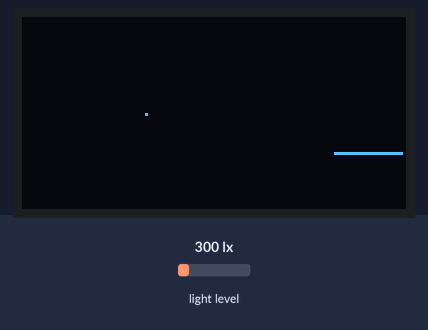
This program was run on a simulated MicroPython board. Shown: 128×64 one-colour display. The test bench sets the inputs (shaded band); at power-on: light level 300 lx. The OLED is the two-colour kind (top 16 rows yellow); library files of the repository ran but are not shown: ssd1306.py.

Above: at 1.2 s.
1.3 s: light level set to 40 lx
At 1.63 s:
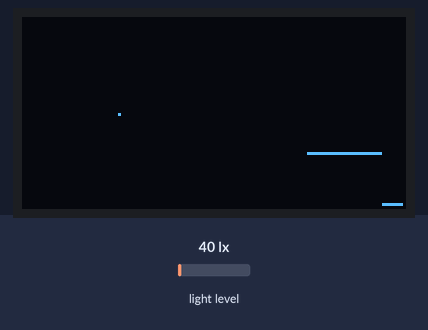
2.9 s: light level set to 500 lx
At 2.95 s:
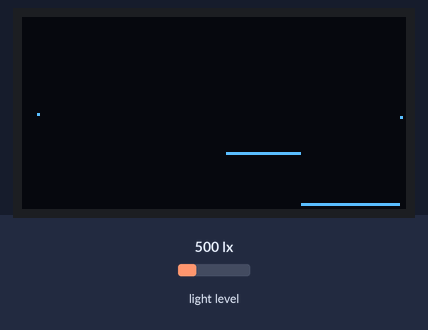
4.4 s: light level set to 1000 lx
At 11.6 s:
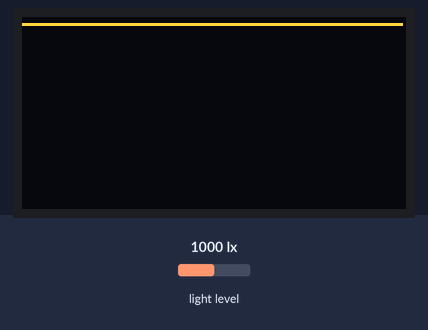

The program:

ssd1306_plot.py
```python
from machine import Pin, SoftI2C, UART, ADC

from ssd1306_tools import SSD1306_I2C_MODIFIED
from bh1750 import BH1750

#init adc
switchbtn = ADC(Pin(12))
ADC_MAX = 4096

#init ssd1306 with i2c
oled_width = 128
oled_height = 64
i2c1 = SoftI2C(scl=Pin(10), sda=Pin(11))
oled = SSD1306_I2C_MODIFIED(oled_width, oled_height, i2c1)

#init bh1750 with i2c
i2c2 = SoftI2C(scl=Pin(1), sda=Pin(2))
s = BH1750(i2c2)

ADCtransfer = oled_height / ADC_MAX
BHtransfer = oled_height / 1024


oled.fill(0)
oled.pixel(64,32,5)
oled.show()

while True:
    #y = oled_height - round(switchbtn.read() * ADCtransfer)
    y = oled_height - round(s.luminance(BH1750.CONT_LOWRES) * BHtransfer)
    oled.pixel(127,y,5)
    #oled.pixel(127,y-1,5)
    #oled.pixel(127,y+1,5)
    oled.scroll(-1,0)
    oled.pixel(127,y,0)
    #oled.pixel(127,y-1,0)
    #oled.pixel(127,y+1,0)
    oled.show()
```

ssd1306_tools.py
```python
import ssd1306


class SSD1306_I2C_MODIFIED(ssd1306.SSD1306_I2C):

    def __init__(self, oled_width, oled_height, i2c, text_width=8, line_height=10, line_height_with_margin=12):
        self.tw = text_width
        self.lh = line_height
        self.lh_margin = line_height_with_margin
        super().__init__(oled_width, oled_height, i2c)

    def get_horizontal_align_center(self, textcount:int):
        return int((self.width - textcount * self.tw) / 2)

    def text_center(self, context:string, y_position:int):
        self.text(context, self.get_horizontal_align_center(len(context)), y_position)
```
